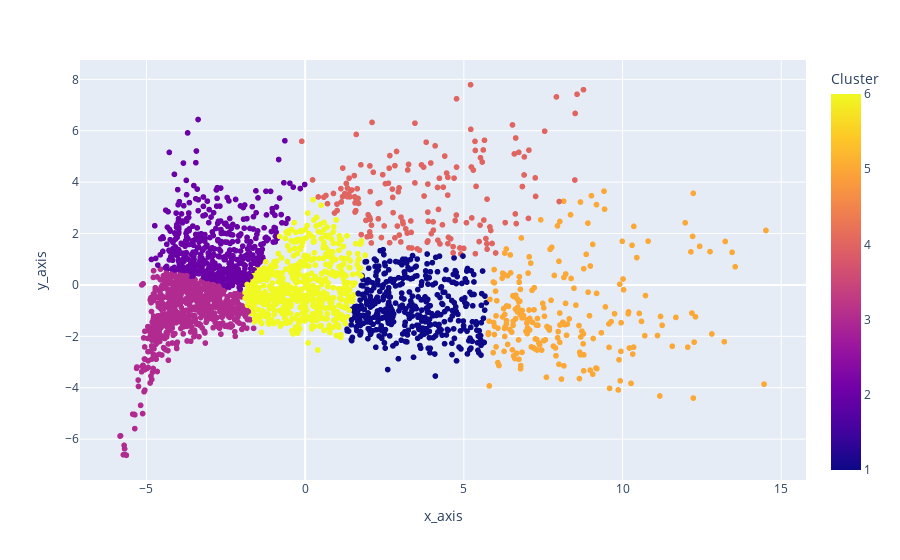

Source (notebook cell):
### Code cell
#plot the data 

df['x_axis'] = pca_nba[:,0]
df['y_axis'] = pca_nba[:,1]
df['Cluster'] = [lab + 1 for lab in y_labels]

import plotly.express as px

px.scatter(df, x = 'x_axis', y = 'y_axis', color = 'Cluster',hover_data = ['Player','Season','Tm'])

### Figure 1 — Plotly figure (JSON) as saved in the notebook; plotly's stock layout.template omitted (floating-point values rounded to 4 significant figures; data arrays with more than 128 entries replaced by an {"elided": "..."} marker saying what was removed)
{"data": [{"customdata": {"elided": "2534x3 str values"}, "hovertemplate": "x_axis=%{x}<br>y_axis=%{y}<br>Player=%{customdata[0]}<br>Season=%{customdata[1]}<br>Tm=%{customdata[2]}<br>Cluster=%{marker.color}<extra></extra>", "legendgroup": "", "marker": {"color": {"elided": "2534 int values"}, "coloraxis": "coloraxis", "symbol": "circle"}, "mode": "markers", "name": "", "showlegend": false, "type": "scattergl", "x": {"elided": "2534 float values"}, "xaxis": "x", "y": {"elided": "2534 float values"}, "yaxis": "y"}], "layout": {"coloraxis": {"colorbar": {"title": {"text": "Cluster"}}, "colorscale": [[0, "#0d0887"], [0.1111, "#46039f"], [0.2222, "#7201a8"], [0.3333, "#9c179e"], [0.4444, "#bd3786"], [0.5556, "#d8576b"], [0.6667, "#ed7953"], [0.7778, "#fb9f3a"], [0.8889, "#fdca26"], [1, "#f0f921"]]}, "legend": {"tracegroupgap": 0}, "margin": {"t": 60}, "xaxis": {"anchor": "y", "domain": [0, 1], "title": {"text": "x_axis"}}, "yaxis": {"anchor": "x", "domain": [0, 1], "title": {"text": "y_axis"}}}}
